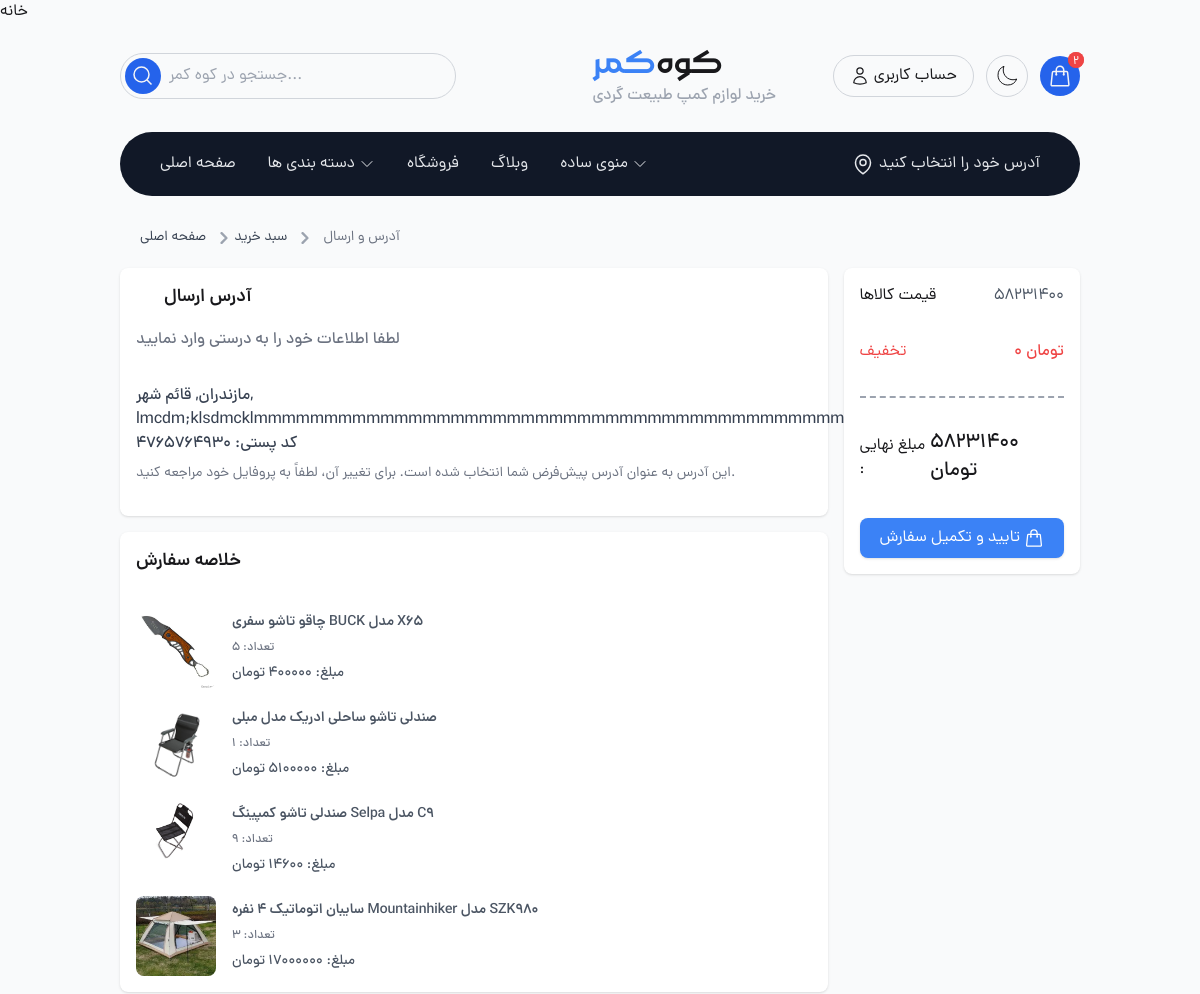
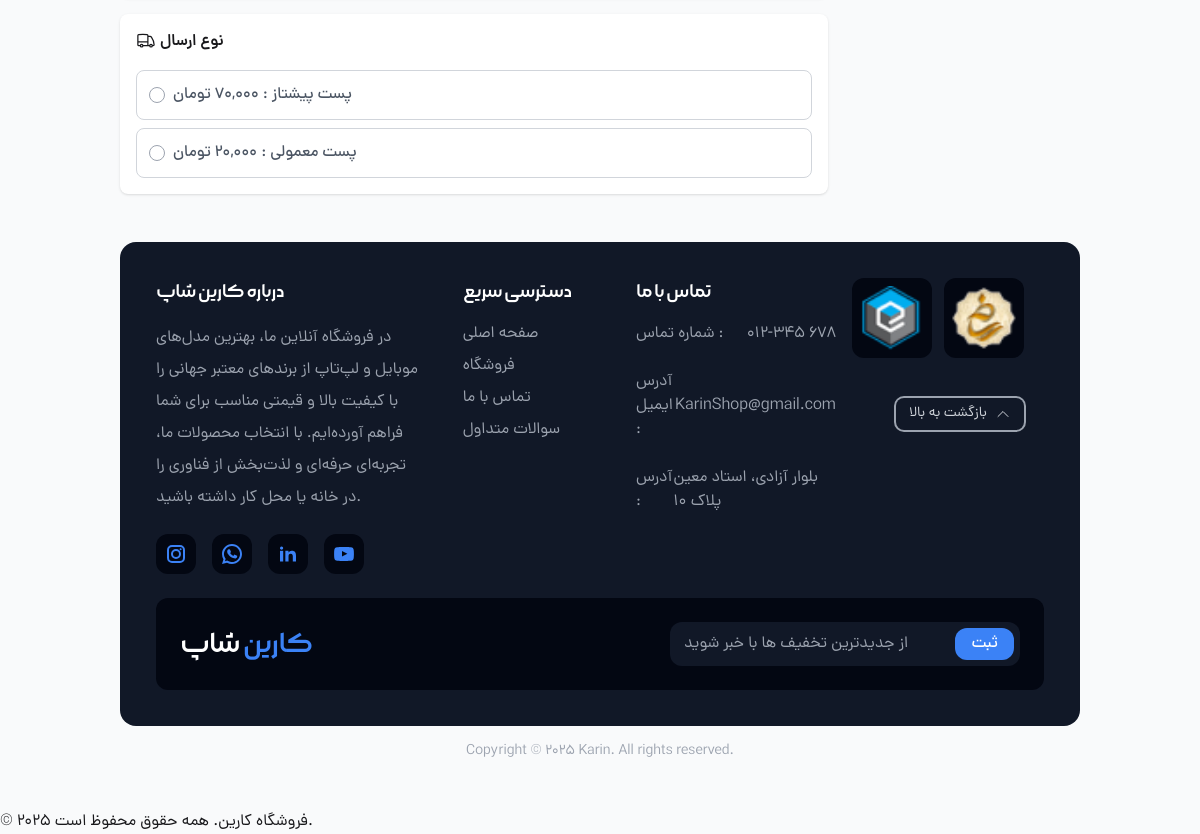
Screenshot of /checkout/ (signed in) with the database file from the repository (2 pictures, top to bottom).
### account_moduels/models.py (models this page shows, shortened)
class User(AbstractUser):
    avatar = models.ImageField(max_length=120 , verbose_name= 'تصویر اواتار',null=True, blank=True)
    verification_code = models.CharField(max_length=5 , blank=True,null=True)
    mobile = models.CharField(max_length=200 , verbose_name='شماره تلفن')
    address_org = models.TextField(null=True, blank=True, verbose_name='آدرس اصلی')
    address2 = models.TextField(null=True, blank=True, verbose_name='آدرس دوم')
    address3 = models.TextField(null=True, blank=True, verbose_name='آدرس سوم')
    groups = models.ManyToManyField(
        'auth.Group',
        related_name='account_users',
        blank=True,
    )
    user_permissions = models.ManyToManyField(
        'auth.Permission',
        related_name='account_users_permissions',
        blank=True,
    )
    class Meta:
        verbose_name="کاربر"
        verbose_name_plural="کاربران"

### order_app/models.py (models this page shows, shortened)
class OrderDetail(models.Model):
    order = models.ForeignKey(Order, on_delete=models.CASCADE, verbose_name='سبد خرید', related_name='orderdetails_set')
    product = models.ForeignKey(Product, on_delete=models.CASCADE, verbose_name='محصول')
    final_price = models.IntegerField(null=True, blank=True, verbose_name='قیمت نهایی تک محصول')
    count = models.IntegerField(verbose_name='تعداد')
    class Meta:
        verbose_name = 'جزئیات سبد خرید'
        verbose_name_plural = 'لیست جزئیات سبد خرید'

### product_app/models.py (models this page shows, shortened)
class Product(models.Model):
    category = models.ForeignKey(Category, related_name='products', on_delete=models.CASCADE, null=True, blank=True)
    name = models.CharField(max_length=200, db_index=True)
    slug = models.SlugField(max_length=200, db_index=True)
    image = models.ImageField(upload_to='product/', blank=True)
    description = models.TextField(blank=True)
    price = models.DecimalField(max_digits=10, decimal_places=2)
    stock = models.PositiveIntegerField(default=0)
    available = models.BooleanField(default=True)
    created = models.DateTimeField(auto_now_add=True)
    updated = models.DateTimeField(auto_now=True)
    class Meta:
        ordering = ('name',)
        indexes = [
            models.Index(fields=['id', 'slug']),
        ]

### order_app/views.py (the view)
@login_required
def checkout_page(request):
    cart, created = Order.objects.get_or_create(user=request.user, is_paid=False)
    user_info = {
        'address_org': request.user.address_org,
    }
    address_form = AddressForm()
    context = {
        'cart': cart.orderdetails_set.all(),
        'total_price': cart.calculate_total_price(),
        'user_info': user_info,
        'address_form': address_form  # فرم را به context اضافه می‌کنیم
    }
    return render(request, 'cart/checkout.html', context)

### order_app/forms.py (shortened to what this page needs)
class AddressForm(forms.Form):
    city = forms.CharField(max_length=100, label='شهر')
    province = forms.CharField(max_length=100, label='استان')
    description = forms.CharField(widget=forms.Textarea, label='توضیحات آدرس')
    postal_code = forms.CharField(max_length=10, label='کد پستی')

### order_app/context_processors.py (called while the page is built)
def cart_context(request):
    cart_items = []
    total_price = 0
    if request.user.is_authenticated:
        try:
            cart, created = Order.objects.get_or_create(user=request.user, is_paid=False)
            cart_items = cart.orderdetails_set.all()
            total_price = cart.calculate_total_price()
        except Exception:
            pass
    return {
        'cart': cart_items,
        'total_price': total_price
    }

### order_app/models.py (called while the page is built)
    def calculate_total_price(self):
        total = 0
        for item in self.orderdetails_set.all():
            final_price = item.final_price if item.final_price is not None else 0
            total += final_price * item.count
        return total

### order_app/templates/cart/checkout.html (shortened to what this page needs)
{% extends "base.html" %}
{% load static %}
{% load static humanize %}
{% block content %}
<main class="container">
    <nav class="flex mt-8" aria-label="Breadcrumb">
        <ol class="inline-flex items-center space-x-1 md:space-x-2 rtl:space-x-reverse">
            <li class="inline-flex items-center">
                <a href="{% url 'home' %}"
                    class="inline-flex items-center text-sm gap-x-1  text-gray-700 hover:text-blue-600 dark:text-gray-400 dark:hover:text-white">
                    <svg class="size-4 mb-0.5">
                        <use href="{% url "home" %}" />
                    </svg>
                    صفحه اصلی
                </a>
            </li>
            <li class="inline-flex items-center">
                <svg class="rtl:rotate-180 w-3 h-3 text-gray-400 mx-1" aria-hidden="true"
                xmlns="http://www.w3.org/2000/svg" fill="none" viewBox="0 0 6 10">
                <path stroke="currentColor" stroke-linecap="round" stroke-linejoin="round" stroke-width="2"
                    d="m1 9 4-4-4-4" />
            </svg>
                <a href="{% url 'cart_detail' %}"
                    class="inline-flex items-center text-sm gap-x-1  text-gray-700 hover:text-blue-600 dark:text-gray-400 dark:hover:text-white">
                    سبد خرید
                </a>
            </li>
            <li aria-current="page">
                <div class="flex items-center">
                    <svg class="rtl:rotate-180 w-3 h-3 text-gray-400 mx-1" aria-hidden="true"
                        xmlns="http://www.w3.org/2000/svg" fill="none" viewBox="0 0 6 10">
                        <path stroke="currentColor" stroke-linecap="round" stroke-linejoin="round" stroke-width="2"
                            d="m1 9 4-4-4-4" />
                    </svg>
                    <span class="ms-1 text-sm  text-gray-500 md:ms-2 dark:text-gray-400">
                        آدرس و ارسال
                    </span>
                </div>
            </li>
        </ol>
    </nav>
    <section class="flex flex-col lg:flex-row justify-between items-start gap-4 mt-5">
        <div class="w-full lg:w-3/4 flex flex-col gap-y-4 child:rounded-lg child:bg-white child:dark:bg-gray-800 child:shadow child:p-4">
            <div class="w-full flex flex-col">
                <span class="flex items-center gap-x-2">
                    <a href="{% url 'cart_detail' %}">
                        <svg class="size-5">
                            <use href="#arrow-left"></use>
                        </svg>
                    </a>
                    <p class="font-DanaDemiBold text-lg">آدرس ارسال</p>
                </span>
                <p class="text-gray-500 dark:text-gray-400 font-DanaMedium mt-4 mb-8 text-sm lg:text-base">
                    لطفا اطلاعات خود را به درستی وارد نمایید
                </p>
                <div class="flex flex-col lg:flex-row items-start">
                    <form class="w-full grid grid-cols-12 gap-4" method="post" action="{% url 'update_address' %}">
                        {% if user_info.address_org %}
                            <div class="col-span-12">
                                <p class="text-gray-700 dark:text-gray-300 font-DanaMedium">{{ user_info.address_org }}</p>
                                <p class="mt-2 text-sm text-gray-500">این آدرس به عنوان آدرس پیش‌فرض شما انتخاب شده است. برای تغییر آن، لطفاً به پروفایل خود مراجعه کنید.</p>
                            </div>
                        {% endif %}
                    </form>
                </div>
            </div>
            <div>
                <h1 class="font-DanaDemiBold text-lg">خلاصه سفارش</h1>
                <div class="flex flex-col gap-y-4 mt-8">
                    {% for item in cart %}
                    <div class="flex items-center gap-x-4">
                        <img src="{{ item.product.image.url }}" class="w-20 h-20 rounded-lg" alt="{{ item.product.name }}">
                        <div class="flex flex-col items-start gap-y-2 font-DanaMedium text-gray-600 dark:text-gray-200">
                            <p class="text-sm font-DanaDemiBold">{{ item.product.name }}</p>
                            <p class="text-xs text-gray-500">تعداد: {{ item.count }}</p>
                            <p class="text-sm">مبلغ: {{ item.final_price|intcomma }} تومان</p>
                        </div>
                    </div>
                    {% endfor %}
                </div>
            </div>
            <div>
                <span class="flex items-center gap-x-1">
                    <svg class="size-5 mb-1">
                        <use href="#truck"></use>
                    </svg>
                    <h1 class="font-DanaDemiBold">نوع ارسال</h1>
                </span>
                <div class="grid grid-cols-12 child:col-span-12 gap-2 mt-4 child:w-full child:flex child:items-center child:gap-x-2 child:rounded-lg child:p-3 child:duration-300 child:border child:border-gray-300 child:dark:border-gray-300/20 child:transition-all child:text-gray-600 child:dark:text-gray-300 child:font-DanaMedium child:text-base">
                    <button class=" group ring-transparent ring-1 focus:ring-blue-500 dark:ring-white/20 dark:focus:ring-blue-400">
                        <span class="w-4 h-4 border border-gray-400 rounded-full group-focus:bg-blue-400 group-focus:border-blue-500 duration-300 transition-all"></span>
                        پست پیشتاز : 70,000 تومان
                    </button>
                    <button class="group ring-transparent ring-1 focus:ring-blue-500 dark:ring-white/20 dark:focus:ring-blue-400">
                        <span class="w-4 h-4 border border-gray-400 rounded-full group-focus:bg-blue-400 group-focus:border-blue-500 duration-300 transition-all"></span>
                        پست معمولی : 20,000 تومان
                    </button>
                </div>
            </div>
        </div>
        <div class="w-full lg:w-1/4 lg:sticky top-5 flex flex-col gap-y-4 rounded-lg bg-white dark:bg-gray-800 shadow p-4">
            <ul class="child:flex child:items-center child:justify-between space-y-8">
                <li>
                    <p>قیمت کالاها</p>
                    <p class="flex gap-x-1 text-gray-600 dark:text-gray-300 ">{{ total_price|intcomma }} <span class="hidden xl:flex">تومان</span></p>
                </li>
                <li class="text-red-500 dark:text-red-400">
                    <p>تخفیف </p>
                    <p class="font-DanaMedium">۰ تومان</p>
                </li>
                <li class="border-t-2 border-dashed border-gray-400 pt-8">
                    <p> مبلغ نهایی :</p>
                    <p class="font-DanaMedium text-xl">{{ total_price|intcomma }} تومان</p>
                </li>
            </ul>
            <a href="{% url 'request_payment' %}"
                class="w-full mt-4 flex items-center gap-x-1 justify-center bg-blue-500 text-white hover:bg-blue-600 transition-all rounded-lg shadow py-2">
                تایید و تکمیل سفارش
                <svg class="w-5 h-5">
                    <use href="#shopping-bag"></use>
                </svg>
            </a>
        </div>
    </section>
</main>
{% endblock %}

### rows the page displays
User: address_org "مازندران, قائم شهر, lmcdm;klsdmcklmmmmmmmmmmmmmmmmmmmmmmmmmmmmmmmmmmmmmmmmmmmmmm, کد پستی: 4765764930"
OrderDetail: product.image (picture), product.name "چاقو تاشو سفری BUCK مدل X65", count "5"
OrderDetail: product.image (picture), product.name "صندلی تاشو ساحلی ادریک مدل مبلی", count "1"
OrderDetail: product.image (picture), product.name "صندلی تاشو کمپینگ Selpa مدل C9", count "9"
OrderDetail: product.image (picture), product.name "سایبان اتوماتیک 4 نفره Mountainhiker مدل SZK980", count "3"

### other values shown
{{ total_price|intcomma }} "58231400"
